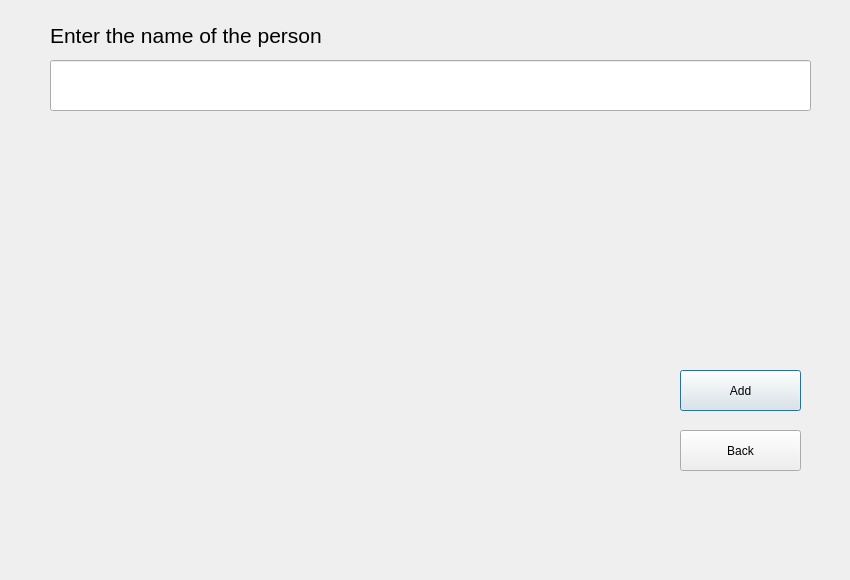
<?xml version="1.0" encoding="UTF-8"?>
<ui version="4.0">
 <class>EnterName</class>
 <widget class="QDialog" name="EnterName">
  <property name="geometry">
   <rect>
    <x>0</x>
    <y>0</y>
    <width>850</width>
    <height>580</height>
   </rect>
  </property>
  <property name="windowTitle">
   <string>Dialog</string>
  </property>
  <widget class="QLabel" name="lblTitle">
   <property name="geometry">
    <rect>
     <x>50</x>
     <y>20</y>
     <width>761</width>
     <height>31</height>
    </rect>
   </property>
   <property name="font">
    <font>
     <pointsize>16</pointsize>
    </font>
   </property>
   <property name="text">
    <string>Enter the name of the person</string>
   </property>
  </widget>
  <widget class="QLineEdit" name="lneEntername">
   <property name="geometry">
    <rect>
     <x>50</x>
     <y>60</y>
     <width>761</width>
     <height>51</height>
    </rect>
   </property>
   <property name="font">
    <font>
     <pointsize>16</pointsize>
    </font>
   </property>
  </widget>
  <widget class="QPushButton" name="btnAdd">
   <property name="geometry">
    <rect>
     <x>680</x>
     <y>370</y>
     <width>121</width>
     <height>41</height>
    </rect>
   </property>
   <property name="text">
    <string>Add</string>
   </property>
  </widget>
  <widget class="QPushButton" name="btnBack">
   <property name="geometry">
    <rect>
     <x>680</x>
     <y>430</y>
     <width>121</width>
     <height>41</height>
    </rect>
   </property>
   <property name="text">
    <string>Back</string>
   </property>
  </widget>
 </widget>
 <resources/>
 <connections/>
</ui>
